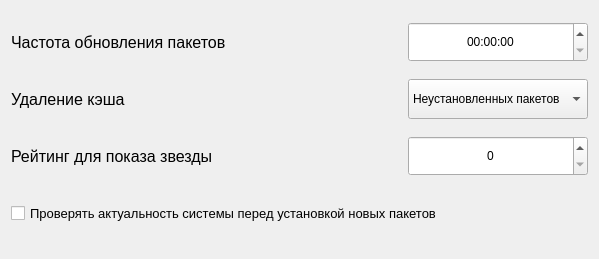
      <widget class="QWidget" name="scrollArea_other">
       <property name="geometry">
        <rect>
         <x>0</x>
         <y>0</y>
         <width>599</width>
         <height>259</height>
        </rect>
       </property>
       <layout class="QGridLayout" name="gridLayout_3">
        <item row="1" column="0">
         <widget class="QLabel" name="label_cache">
          <property name="minimumSize">
           <size>
            <width>0</width>
            <height>30</height>
           </size>
          </property>
          <property name="maximumSize">
           <size>
            <width>16777215</width>
            <height>40</height>
           </size>
          </property>
          <property name="font">
           <font>
            <pointsize>12</pointsize>
           </font>
          </property>
          <property name="text">
           <string>Удаление кэша</string>
          </property>
         </widget>
        </item>
        <item row="0" column="0">
         <widget class="QLabel" name="label_update">
          <property name="minimumSize">
           <size>
            <width>0</width>
            <height>40</height>
           </size>
          </property>
          <property name="maximumSize">
           <size>
            <width>16777215</width>
            <height>40</height>
           </size>
          </property>
          <property name="font">
           <font>
            <pointsize>12</pointsize>
           </font>
          </property>
          <property name="text">
           <string>Частота обновления пакетов</string>
          </property>
         </widget>
        </item>
        <item row="3" column="0" colspan="2">
         <widget class="QCheckBox" name="check_updateinstall">
          <property name="minimumSize">
           <size>
            <width>0</width>
            <height>40</height>
           </size>
          </property>
          <property name="font">
           <font>
            <pointsize>10</pointsize>
           </font>
          </property>
          <property name="text">
           <string>Проверять актуальность системы перед установкой новых пакетов</string>
          </property>
         </widget>
        </item>
        <item row="2" column="0">
         <widget class="QLabel" name="label_rating">
          <property name="minimumSize">
           <size>
            <width>0</width>
            <height>30</height>
           </size>
          </property>
          <property name="maximumSize">
           <size>
            <width>16777215</width>
            <height>40</height>
           </size>
          </property>
          <property name="font">
           <font>
            <pointsize>12</pointsize>
           </font>
          </property>
          <property name="text">
           <string>Рейтинг для показа звезды</string>
          </property>
         </widget>
        </item>
        <item row="2" column="1">
         <widget class="QSpinBox" name="spin_rating">
          <property name="sizePolicy">
           <sizepolicy hsizetype="Minimum" vsizetype="Preferred">
            <horstretch>0</horstretch>
            <verstretch>0</verstretch>
           </sizepolicy>
          </property>
          <property name="minimumSize">
           <size>
            <width>0</width>
            <height>40</height>
           </size>
          </property>
          <property name="maximumSize">
           <size>
            <width>16777215</width>
            <height>16777215</height>
           </size>
          </property>
          <property name="contextMenuPolicy">
           <enum>Qt::NoContextMenu</enum>
          </property>
          <property name="layoutDirection">
           <enum>Qt::LeftToRight</enum>
          </property>
          <property name="frame">
           <bool>true</bool>
          </property>
          <property name="alignment">
           <set>Qt::AlignCenter</set>
          </property>
         </widget>
        </item>
        <item row="1" column="1">
         <widget class="QComboBox" name="combo_cache">
          <property name="sizePolicy">
           <sizepolicy hsizetype="Preferred" vsizetype="Preferred">
            <horstretch>0</horstretch>
            <verstretch>0</verstretch>
           </sizepolicy>
          </property>
          <property name="minimumSize">
           <size>
            <width>0</width>
            <height>40</height>
           </size>
          </property>
          <property name="maximumSize">
           <size>
            <width>180</width>
            <height>16777215</height>
           </size>
          </property>
          <property name="styleSheet">
           <string notr="true"/>
          </property>
          <property name="currentIndex">
           <number>0</number>
          </property>
          <property name="maxVisibleItems">
           <number>8</number>
          </property>
          <item>
           <property name="text">
            <string>Неустановленных пакетов</string>
           </property>
          </item>
          <item>
           <property name="text">
            <string>Всех пакетов</string>
           </property>
          </item>
          <item>
           <property name="text">
            <string>Всех кроме 3 последних версий каждого пакета</string>
           </property>
          </item>
         </widget>
        </item>
        <item row="0" column="1">
         <widget class="QTimeEdit" name="time_update">
          <property name="sizePolicy">
           <sizepolicy hsizetype="Minimum" vsizetype="Preferred">
            <horstretch>0</horstretch>
            <verstretch>0</verstretch>
           </sizepolicy>
          </property>
          <property name="minimumSize">
           <size>
            <width>0</width>
            <height>40</height>
           </size>
          </property>
          <property name="maximumSize">
           <size>
            <width>16777215</width>
            <height>16777215</height>
           </size>
          </property>
          <property name="contextMenuPolicy">
           <enum>Qt::NoContextMenu</enum>
          </property>
          <property name="alignment">
           <set>Qt::AlignCenter</set>
          </property>
         </widget>
        </item>
       </layout>
      </widget>
